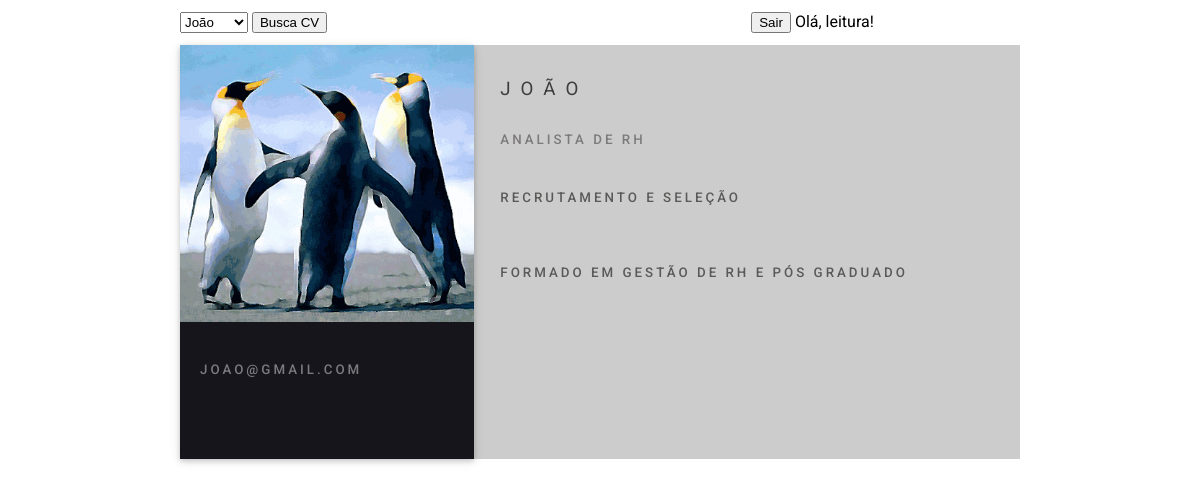
Screenshot of /index.php?id=2 (signed in) with the database file from the repository.
### tables this page shows
CREATE TABLE `info_curriculo` (
  `id` int(11) NOT NULL,
  `nome` varchar(255) NOT NULL,
  `cargo` varchar(255) NOT NULL,
  `experiencia` mediumtext NOT NULL,
  `educacao` mediumtext NOT NULL,
  `contato` mediumtext NOT NULL,
  `telefone` varchar(15) NOT NULL,
  `imagem` varchar(255) NOT NULL,
  `formacao` varchar(255) NOT NULL,
  `ferramentas` varchar(255) NOT NULL
);

### index.php (the view, shortened to what this page needs)
<?php
include("connection.php");
    $id = 1;
    if (isset($_GET["id"])) {
      $id = $_GET["id"];
    };
  $sql = 'SELECT nome, cargo, experiencia, educacao, contato, imagem FROM info_curriculo WHERE id = ' . $id;
  $dados = $conn->query($sql);
    foreach ($dados as $row) {
        $nome = utf8_encode($row["nome"]);
        $cargo = utf8_encode($row["cargo"]);
        $experiencia = utf8_encode($row["experiencia"]);
        $formacao = utf8_encode($row["educacao"]);
        $contato = utf8_encode($row["contato"]);
        $imagem = $row["imagem"];
    }
?>
<!DOCTYPE html>
<html lang="en">
<head>
  <link rel="stylesheet" href="css/custom.css">
</head>
<body>
  <form method="post">
    <select id="select" name="select" style="height: 21px; margin-left: 15%; margin-top: 1%; margin-bottom: 1%">
        <?php
          $filtro = 'SELECT id, nome FROM info_curriculo';
          $filtro = $conn->query($filtro);
          foreach ($filtro as $row){ ?>
            <option <?=$id == $row["id"] ? 'selected' : '' ?> value="<?=$row["id"]?>"><?=utf8_encode($row["nome"])?></option>
        <?php  }
        ?>
    </select>
    <input type="submit" value="Busca CV">
    <input style="margin-left: 35%;" type="submit" name="logout" id="logout" value="Sair">
    Olá, <?=$_SESSION["usuario"]?>!
  </form>
  <main>
    <div class="leftCol m_box">
      <section style="background-image:url(<?=$imagem?>)" class="perfil"></section>
      <section class="contacts">
        <div class="section-headline">
          <?php echo $contato ?>
        </div>
      </section>
    </div>
    <div class="rightCol">
      <section>
        <div class="title">
          <h2><?php echo $nome ?></h2>
          <div><?php echo $cargo ?></div>
        </div>
      </section>
      <section class="experience">
        <div class="section-headline"><?php echo $experiencia ?></div>
      </section>
      <section class="education">
        <div class="section-headline"><?php echo $formacao ?></div>
    </div>
  </main>
</body>
</html>

### css/text.css (style rules this page uses)
.title { right: 25px; padding-left: 20px; padding-top: 20px; bottom: 25px }
.title h2 { text-transform: uppercase; display: block; font-size: 1.17em; color: #fff; color: rgba(0, 0, 0, .7); padding-top: 0; margin-top: 0; letter-spacing: 10px; font-weight: 400 }
.title div { margin-top: -5px; margin-top: 0; margin: 0; padding: 0; line-height: 15pt; font-weight: 300; letter-spacing: 2px; color: #fff; color: #16151c; color: rgba(63, 61, 60, .71); display: block; font-size: .67em; padding-top: 0 }
.section-headline, .title div { font-weight: 500; letter-spacing: 3px; font-size: 10pt; text-transform: uppercase; opacity: .8 }
.section-headline { margin-left: 20px; margin-top: 40px; margin-bottom: 20px; color: #3f3d3c }

### css/general.css (style rules this page uses)
.m_box { box-shadow: 0 2px 5px 0 rgba(0, 0, 0, .16), 0 2px 10px 0 rgba(0, 0, 0, .12) }
h2 { font-weight: 500; font-size: 22pt; line-height: 37pt }

### css/layout.css (style rules this page uses)
body { padding: 0; margin: 0; overflow-x: hidden; font-family: Roboto, sans-serif; }
body>main { margin: 0 15%; min-width: 800px; background-color: #ccc; display: flex; }
.rightCol, .leftCol { padding-bottom: 5%; }
.rightCol { padding-bottom: 5%; width: 63.5%; margin: 0 auto; display: flex; flex-direction: column; }
.leftCol .perfil { background-color: #fff; background-repeat: no-repeat; background-size: cover; background-position: 50%; width: 100%; height: 277px; }
.leftCol { width: 35%; text-align: left; color: #fff; color: hsla(0, 0%, 100%, .59); background-color: #16151c; overflow: hidden; }
.leftCol .section-headline { color: hsla(0, 0%, 100%, .54); }

### rows the page displays
info_curriculo: imagem (picture), contato "JOAO@GMAIL.COM", nome "JOÃO", cargo "ANALISTA DE RH", experiencia "RECRUTAMENTO E SELEÇÃO", educacao "FORMADO EM GESTÃO DE RH E PÓS GRADUADO"

### other values shown
$_SESSION["usuario"] "leitura"
form field select "João"
